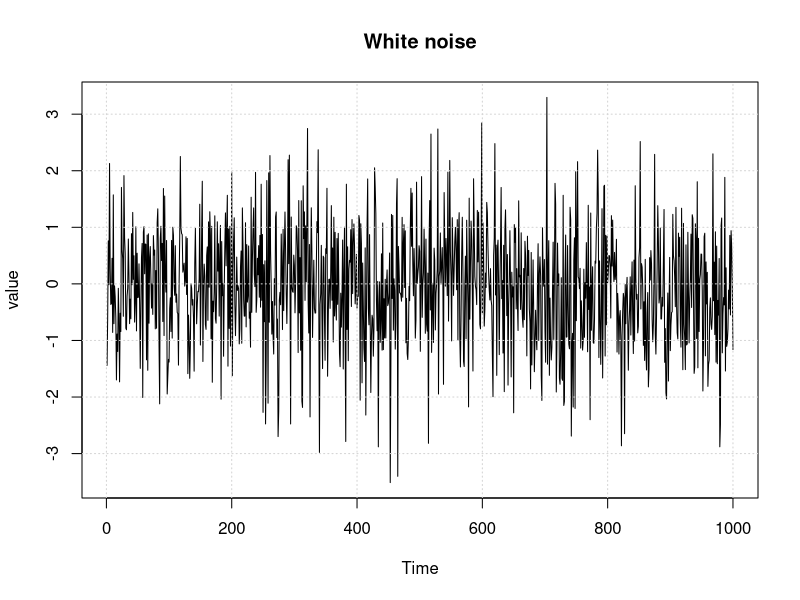
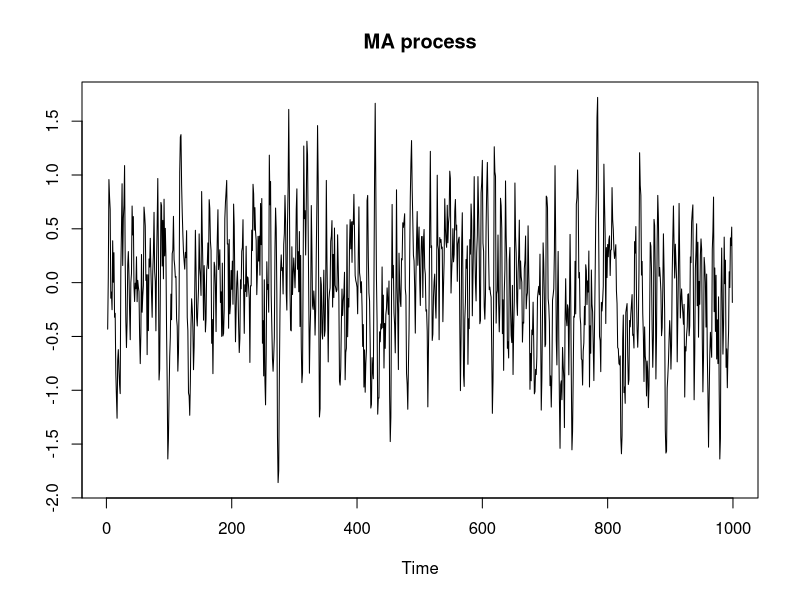
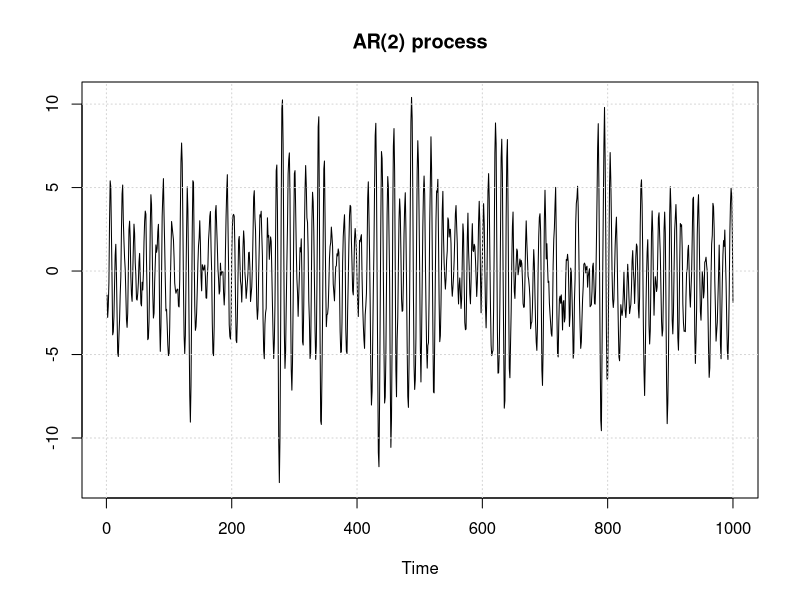

Generate these figures, in order, with R:
##White noise process
w = ts(rnorm(1000))
plot(w, main="White noise", ylab="value")
grid()

##Moving average process of white noise
window = c(1,1,1)/3;
v = filter(w, sides=2, window)
plot(v,main="MA process", ylab="")

##Autoregressive process of white noise
##filter function can the parameter method set to recursive to compute the autoregressive model
ar = filter(w, filter = c(1.5,-0.9), method="recursive")
plot(ar, main="AR(2) process", ylab="")
grid()